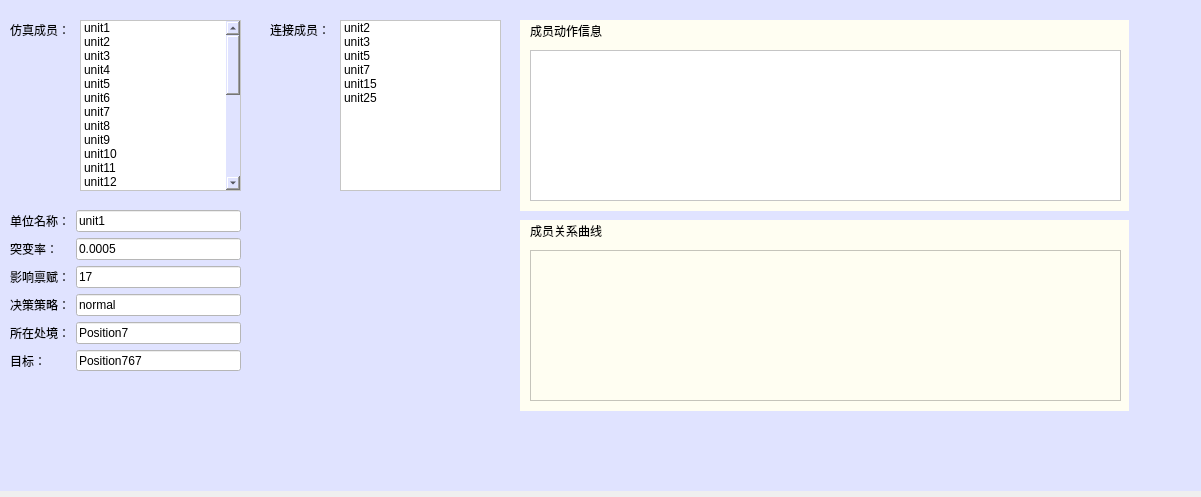
<?xml version="1.0" encoding="UTF-8"?>
<ui version="4.0">
 <class>Form</class>
 <widget class="QWidget" name="Form">
  <property name="geometry">
   <rect>
    <x>0</x>
    <y>0</y>
    <width>1201</width>
    <height>497</height>
   </rect>
  </property>
  <property name="windowTitle">
   <string>Form</string>
  </property>
  <widget class="QWidget" name="widget" native="true">
   <property name="geometry">
    <rect>
     <x>0</x>
     <y>0</y>
     <width>1201</width>
     <height>491</height>
    </rect>
   </property>
   <property name="styleSheet">
    <string notr="true">background-color: rgb(224, 227, 255);</string>
   </property>
   <widget class="QLabel" name="label_79">
    <property name="geometry">
     <rect>
      <x>10</x>
      <y>20</y>
      <width>61</width>
      <height>20</height>
     </rect>
    </property>
    <property name="text">
     <string>仿真成员：</string>
    </property>
   </widget>
   <widget class="QListWidget" name="listWidget_32">
    <property name="geometry">
     <rect>
      <x>80</x>
      <y>20</y>
      <width>161</width>
      <height>171</height>
     </rect>
    </property>
    <property name="styleSheet">
     <string notr="true">background-color: rgb(255, 255, 255);
</string>
    </property>
    <item>
     <property name="text">
      <string>unit1</string>
     </property>
    </item>
    <item>
     <property name="text">
      <string>unit2</string>
     </property>
    </item>
    <item>
     <property name="text">
      <string>unit3</string>
     </property>
    </item>
    <item>
     <property name="text">
      <string>unit4</string>
     </property>
    </item>
    <item>
     <property name="text">
      <string>unit5</string>
     </property>
    </item>
    <item>
     <property name="text">
      <string>unit6</string>
     </property>
    </item>
    <item>
     <property name="text">
      <string>unit7</string>
     </property>
    </item>
    <item>
     <property name="text">
      <string>unit8</string>
     </property>
    </item>
    <item>
     <property name="text">
      <string>unit9</string>
     </property>
    </item>
    <item>
     <property name="text">
      <string>unit10</string>
     </property>
    </item>
    <item>
     <property name="text">
      <string>unit11</string>
     </property>
    </item>
    <item>
     <property name="text">
      <string>unit12</string>
     </property>
    </item>
    <item>
     <property name="text">
      <string>unit13</string>
     </property>
    </item>
    <item>
     <property name="text">
      <string>unit14</string>
     </property>
    </item>
    <item>
     <property name="text">
      <string>unit15</string>
     </property>
    </item>
    <item>
     <property name="text">
      <string>unit16</string>
     </property>
    </item>
    <item>
     <property name="text">
      <string>unit17</string>
     </property>
    </item>
    <item>
     <property name="text">
      <string>unit18</string>
     </property>
    </item>
    <item>
     <property name="text">
      <string>unit19</string>
     </property>
    </item>
    <item>
     <property name="text">
      <string>unit20</string>
     </property>
    </item>
    <item>
     <property name="text">
      <string>unit21</string>
     </property>
    </item>
    <item>
     <property name="text">
      <string>unit22</string>
     </property>
    </item>
    <item>
     <property name="text">
      <string>unit23</string>
     </property>
    </item>
    <item>
     <property name="text">
      <string>unit24</string>
     </property>
    </item>
    <item>
     <property name="text">
      <string>unit25</string>
     </property>
    </item>
    <item>
     <property name="text">
      <string>unit26</string>
     </property>
    </item>
    <item>
     <property name="text">
      <string>unit27</string>
     </property>
    </item>
    <item>
     <property name="text">
      <string>unit28</string>
     </property>
    </item>
   </widget>
   <widget class="QLabel" name="label_80">
    <property name="geometry">
     <rect>
      <x>270</x>
      <y>20</y>
      <width>61</width>
      <height>20</height>
     </rect>
    </property>
    <property name="text">
     <string>连接成员：</string>
    </property>
   </widget>
   <widget class="QListWidget" name="listWidget_33">
    <property name="geometry">
     <rect>
      <x>340</x>
      <y>20</y>
      <width>161</width>
      <height>171</height>
     </rect>
    </property>
    <property name="styleSheet">
     <string notr="true">background-color: rgb(255, 255, 255);
</string>
    </property>
    <item>
     <property name="text">
      <string>unit2</string>
     </property>
    </item>
    <item>
     <property name="text">
      <string>unit3</string>
     </property>
    </item>
    <item>
     <property name="text">
      <string>unit5</string>
     </property>
    </item>
    <item>
     <property name="text">
      <string>unit7</string>
     </property>
    </item>
    <item>
     <property name="text">
      <string>unit15</string>
     </property>
    </item>
    <item>
     <property name="text">
      <string>unit25</string>
     </property>
    </item>
   </widget>
   <widget class="QWidget" name="widget_3" native="true">
    <property name="geometry">
     <rect>
      <x>520</x>
      <y>220</y>
      <width>609</width>
      <height>191</height>
     </rect>
    </property>
    <property name="styleSheet">
     <string notr="true">background-color: rgb(255, 254, 242);</string>
    </property>
    <widget class="QLabel" name="label_4">
     <property name="geometry">
      <rect>
       <x>10</x>
       <y>0</y>
       <width>91</width>
       <height>21</height>
      </rect>
     </property>
     <property name="text">
      <string>成员关系曲线</string>
     </property>
    </widget>
    <widget class="QGraphicsView" name="graphicsView">
     <property name="geometry">
      <rect>
       <x>10</x>
       <y>30</y>
       <width>591</width>
       <height>151</height>
      </rect>
     </property>
    </widget>
   </widget>
   <widget class="QWidget" name="layoutWidget">
    <property name="geometry">
     <rect>
      <x>10</x>
      <y>210</y>
      <width>231</width>
      <height>161</height>
     </rect>
    </property>
    <layout class="QGridLayout" name="gridLayout_2">
     <item row="5" column="0">
      <widget class="QLabel" name="label_106">
       <property name="text">
        <string>目标：</string>
       </property>
      </widget>
     </item>
     <item row="5" column="1">
      <widget class="QLineEdit" name="lineEdit_57">
       <property name="styleSheet">
        <string notr="true">background-color: rgb(255, 255, 255);
</string>
       </property>
       <property name="text">
        <string>Position767</string>
       </property>
      </widget>
     </item>
     <item row="0" column="0">
      <widget class="QLabel" name="label_89">
       <property name="text">
        <string>单位名称：</string>
       </property>
      </widget>
     </item>
     <item row="1" column="0">
      <widget class="QLabel" name="label_82">
       <property name="text">
        <string>突变率：</string>
       </property>
      </widget>
     </item>
     <item row="2" column="1">
      <widget class="QLineEdit" name="lineEdit_46">
       <property name="styleSheet">
        <string notr="true">background-color: rgb(255, 255, 255);
</string>
       </property>
       <property name="text">
        <string>17</string>
       </property>
      </widget>
     </item>
     <item row="0" column="1">
      <widget class="QLineEdit" name="lineEdit_49">
       <property name="styleSheet">
        <string notr="true">background-color: rgb(255, 255, 255);
</string>
       </property>
       <property name="text">
        <string>unit1</string>
       </property>
      </widget>
     </item>
     <item row="3" column="1">
      <widget class="QLineEdit" name="lineEdit_47">
       <property name="styleSheet">
        <string notr="true">background-color: rgb(255, 255, 255);
</string>
       </property>
       <property name="text">
        <string>normal</string>
       </property>
      </widget>
     </item>
     <item row="3" column="0">
      <widget class="QLabel" name="label_85">
       <property name="text">
        <string>决策策略：</string>
       </property>
      </widget>
     </item>
     <item row="2" column="0">
      <widget class="QLabel" name="label_84">
       <property name="text">
        <string>影响禀赋：</string>
       </property>
      </widget>
     </item>
     <item row="1" column="1">
      <widget class="QLineEdit" name="lineEdit_44">
       <property name="styleSheet">
        <string notr="true">background-color: rgb(255, 255, 255);
</string>
       </property>
       <property name="text">
        <string>0.0005</string>
       </property>
      </widget>
     </item>
     <item row="4" column="0">
      <widget class="QLabel" name="label_87">
       <property name="text">
        <string>所在处境：</string>
       </property>
      </widget>
     </item>
     <item row="4" column="1">
      <widget class="QLineEdit" name="lineEdit_48">
       <property name="styleSheet">
        <string notr="true">background-color: rgb(255, 255, 255);
</string>
       </property>
       <property name="text">
        <string>Position7</string>
       </property>
      </widget>
     </item>
    </layout>
   </widget>
   <widget class="QWidget" name="widget_2" native="true">
    <property name="geometry">
     <rect>
      <x>520</x>
      <y>20</y>
      <width>609</width>
      <height>191</height>
     </rect>
    </property>
    <property name="styleSheet">
     <string notr="true">background-color: rgb(255, 254, 242);</string>
    </property>
    <widget class="QLabel" name="label">
     <property name="geometry">
      <rect>
       <x>10</x>
       <y>0</y>
       <width>91</width>
       <height>21</height>
      </rect>
     </property>
     <property name="text">
      <string>成员动作信息</string>
     </property>
    </widget>
    <widget class="QTextEdit" name="textEdit">
     <property name="geometry">
      <rect>
       <x>10</x>
       <y>30</y>
       <width>591</width>
       <height>151</height>
      </rect>
     </property>
     <property name="styleSheet">
      <string notr="true">background-color: rgb(255, 255, 255);</string>
     </property>
     <property name="html">
      <string>&lt;!DOCTYPE HTML PUBLIC &quot;-//W3C//DTD HTML 4.0//EN&quot; &quot;http://www.w3.org/TR/REC-html40/strict.dtd&quot;&gt;
&lt;html&gt;&lt;head&gt;&lt;meta name=&quot;qrichtext&quot; content=&quot;1&quot; /&gt;&lt;style type=&quot;text/css&quot;&gt;
p, li { white-space: pre-wrap; }
&lt;/style&gt;&lt;/head&gt;&lt;body style=&quot; font-family:'SimSun'; font-size:9pt; font-weight:400; font-style:normal;&quot;&gt;
&lt;p style=&quot;-qt-paragraph-type:empty; margin-top:0px; margin-bottom:0px; margin-left:0px; margin-right:0px; -qt-block-indent:0; text-indent:0px;&quot;&gt;&lt;br /&gt;&lt;/p&gt;&lt;/body&gt;&lt;/html&gt;</string>
     </property>
    </widget>
   </widget>
  </widget>
 </widget>
 <resources>
  <include location="GraphRes.qrc"/>
 </resources>
 <connections/>
</ui>
